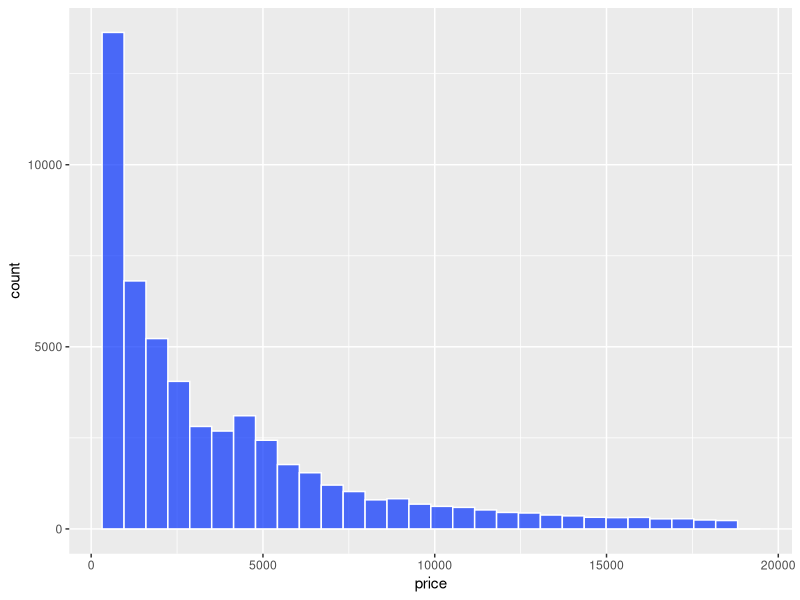

Generate this figure with R:
# install.packages("ggplot2")

library(ggplot2)
?diamonds

ggplot(
  data = diamonds, 
  mapping = aes(x = price)
  ) + 
  geom_histogram(
    bins = 30, 
    fill = "#0330fc", 
    color = "white", 
    alpha = 0.7
    )
